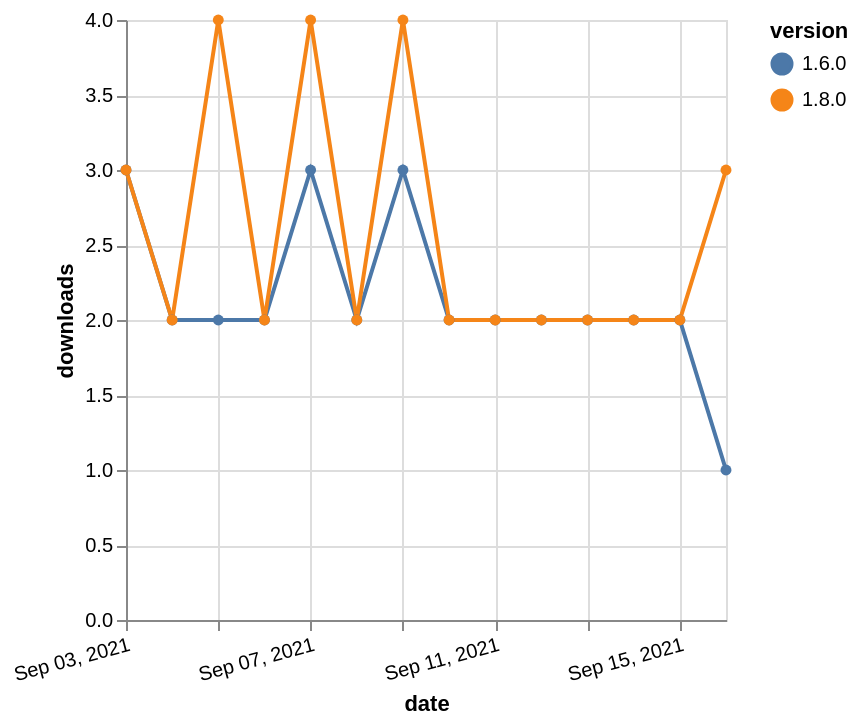

Write a Vega-Lite specification for this figure.
### Vega-Lite specification from a JSON file in a GitHub repository (floating-point values rounded to 4 significant figures)
{"$schema": "https://vega.github.io/schema/vega-lite/v5.json", "description": "A simple bar chart with embedded data.", "data": {"values": [{"date": "2021-09-03", "total": 2354, "delta": 3, "version": "1.6.0"}, {"date": "2021-09-04", "total": 2356, "delta": 2, "version": "1.6.0"}, {"date": "2021-09-05", "total": 2358, "delta": 2, "version": "1.6.0"}, {"date": "2021-09-06", "total": 2360, "delta": 2, "version": "1.6.0"}, {"date": "2021-09-07", "total": 2363, "delta": 3, "version": "1.6.0"}, {"date": "2021-09-08", "total": 2365, "delta": 2, "version": "1.6.0"}, {"date": "2021-09-09", "total": 2368, "delta": 3, "version": "1.6.0"}, {"date": "2021-09-10", "total": 2370, "delta": 2, "version": "1.6.0"}, {"date": "2021-09-11", "total": 2372, "delta": 2, "version": "1.6.0"}, {"date": "2021-09-12", "total": 2374, "delta": 2, "version": "1.6.0"}, {"date": "2021-09-13", "total": 2376, "delta": 2, "version": "1.6.0"}, {"date": "2021-09-14", "total": 2378, "delta": 2, "version": "1.6.0"}, {"date": "2021-09-15", "total": 2380, "delta": 2, "version": "1.6.0"}, {"date": "2021-09-16", "total": 2381, "delta": 1, "version": "1.6.0"}, {"date": "2021-09-03", "total": 2471, "delta": 3, "version": "1.8.0"}, {"date": "2021-09-04", "total": 2473, "delta": 2, "version": "1.8.0"}, {"date": "2021-09-05", "total": 2477, "delta": 4, "version": "1.8.0"}, {"date": "2021-09-06", "total": 2479, "delta": 2, "version": "1.8.0"}, {"date": "2021-09-07", "total": 2483, "delta": 4, "version": "1.8.0"}, {"date": "2021-09-08", "total": 2485, "delta": 2, "version": "1.8.0"}, {"date": "2021-09-09", "total": 2489, "delta": 4, "version": "1.8.0"}, {"date": "2021-09-10", "total": 2491, "delta": 2, "version": "1.8.0"}, {"date": "2021-09-11", "total": 2493, "delta": 2, "version": "1.8.0"}, {"date": "2021-09-12", "total": 2495, "delta": 2, "version": "1.8.0"}, {"date": "2021-09-13", "total": 2497, "delta": 2, "version": "1.8.0"}, {"date": "2021-09-14", "total": 2499, "delta": 2, "version": "1.8.0"}, {"date": "2021-09-15", "total": 2501, "delta": 2, "version": "1.8.0"}, {"date": "2021-09-16", "total": 2504, "delta": 3, "version": "1.8.0"}]}, "width": "container", "mark": {"type": "line", "point": {"filled": true}}, "encoding": {"x": {"field": "date", "type": "temporal", "timeUnit": "yearmonthdate", "title": "date", "axis": {"labelAngle": -15}}, "y": {"field": "delta", "type": "quantitative", "title": "downloads"}, "color": {"field": "version", "type": "nominal"}, "tooltip": {"field": "delta"}}}
